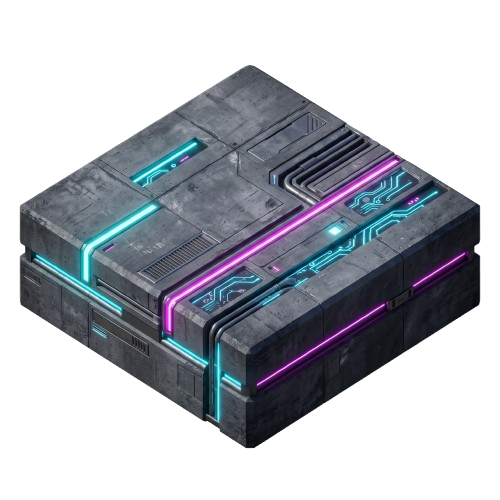
#> input picture assets/Gemini_Generated_Image_2sptt32sptt32spt-removebg-preview.png, 500 x 500 px, found by its file name
$ python build_city.py
#> lines starting #> are read from the running program, lines starting #| are printed output that depends on the picture
import os
import requests
from PIL import Image

def get_github_stats():
    username = os.environ.get("GITHUB_USERNAME", "aakarsh12333")
    # You can later replace this with actual GitHub API calls.
    # Right now, it returns mock data to trigger the building logic.
    return {"commits": 15, "prs": 2}

def build_city():
    stats = get_github_stats()

    # 1. Create the background canvas (1200x800 gives us more vertical breathing room)
    canvas_w, canvas_h = 1200, 800
    city_canvas = Image.new('RGB', (canvas_w, canvas_h), color=(15, 15, 25))

    # 2. Map your exact filenames from the assets folder
    asset_dir = "assets"
    base_path = os.path.join(asset_dir, "Gemini_Generated_Image_2sptt32sptt32spt-removebg-preview.png")
    bldg1_path = os.path.join(asset_dir, "Gemini_Generated_Image_2sptt32sptt32spt_1_-removebg-preview.png")
    bldg2_path = os.path.join(asset_dir, "Gemini_Generated_Image_2sptt32sptt32spt_2_-removebg-preview.png")

    try:
        # .convert("RGBA") is strictly required to handle transparency
        base_img = Image.open(base_path).convert("RGBA")
#> base_img is the input picture: PIL image 500x500 RGBA; mean R, G, B, A 37, 40.4, 47.3, 114
        bldg1_img = Image.open(bldg1_path).convert("RGBA")
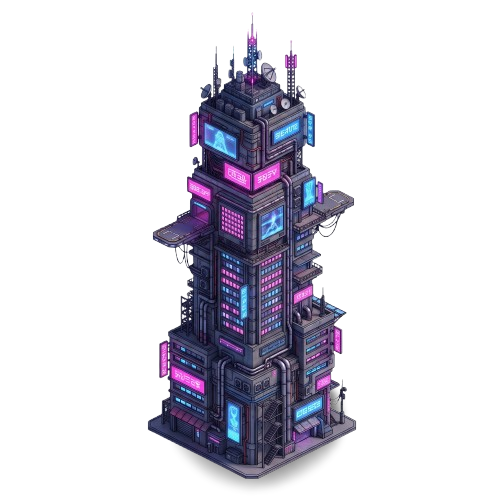
#> input picture assets/Gemini_Generated_Image_2sptt32sptt32spt_1_-removebg-preview.png, 500 x 500 px, found by its file name
#> bldg1_img is the input picture: PIL image 500x500 RGBA; mean R, G, B, A 19.3, 17.7, 26.4, 58.7
        bldg2_img = Image.open(bldg2_path).convert("RGBA")
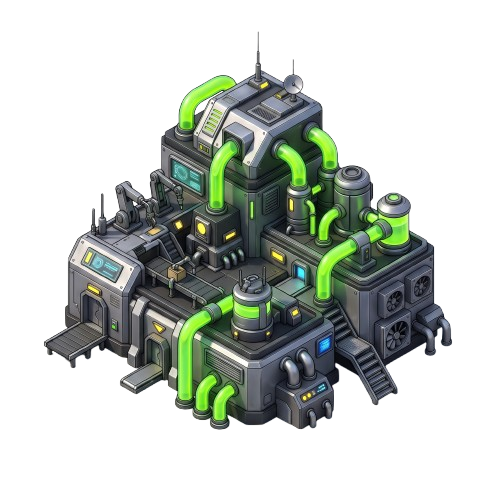
#> input picture assets/Gemini_Generated_Image_2sptt32sptt32spt_2_-removebg-preview.png, 500 x 500 px, found by its file name
#> bldg2_img is the input picture: PIL image 500x500 RGBA; mean R, G, B, A 32.3, 38.1, 32.1, 91.8
    except FileNotFoundError as e:
        print(f"Error: Missing asset file. {e}")
        return

    # 3. Resize assets down so they fit on the screen together
    target_size = (400, 400)
    base_img = base_img.resize(target_size, Image.Resampling.LANCZOS)
#> base_img: PIL image 400x400 RGBA
    bldg1_img = bldg1_img.resize(target_size, Image.Resampling.LANCZOS)
#> bldg1_img: PIL image 400x400 RGBA
    bldg2_img = bldg2_img.resize(target_size, Image.Resampling.LANCZOS)
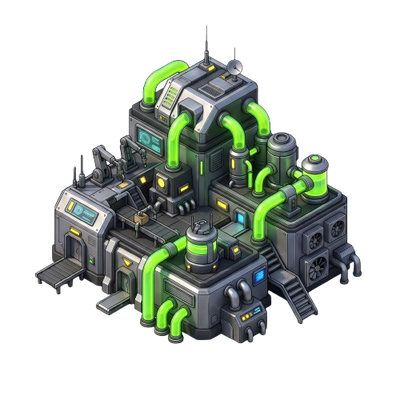
#> bldg2_img: PIL image 400x400 RGBA; mean R, G, B, A 32.5, 38.3, 32.3, 91.8; transparent parts drawn white

    # 4. Helper function to paste assets using an Alpha Mask
    def paste_asset(asset, x, y):
        # mask=asset prevents the transparent background from rendering black
#> called with x = 400, y = 400
        city_canvas.paste(asset, (x, y), mask=asset)

    # 5. Build the isometric grid layout
    # Center Base Tile
    cx, cy = 400, 400
    paste_asset(base_img, cx, cy)

    # Left Base Tile
    left_x, left_y = cx - 200, cy - 100
    paste_asset(base_img, left_x, left_y)
#> call 2 of paste_asset, with x = 200, y = 300
#> in paste_asset (call 2), `city_canvas.paste(asset, (x, y), mask=asset)`:
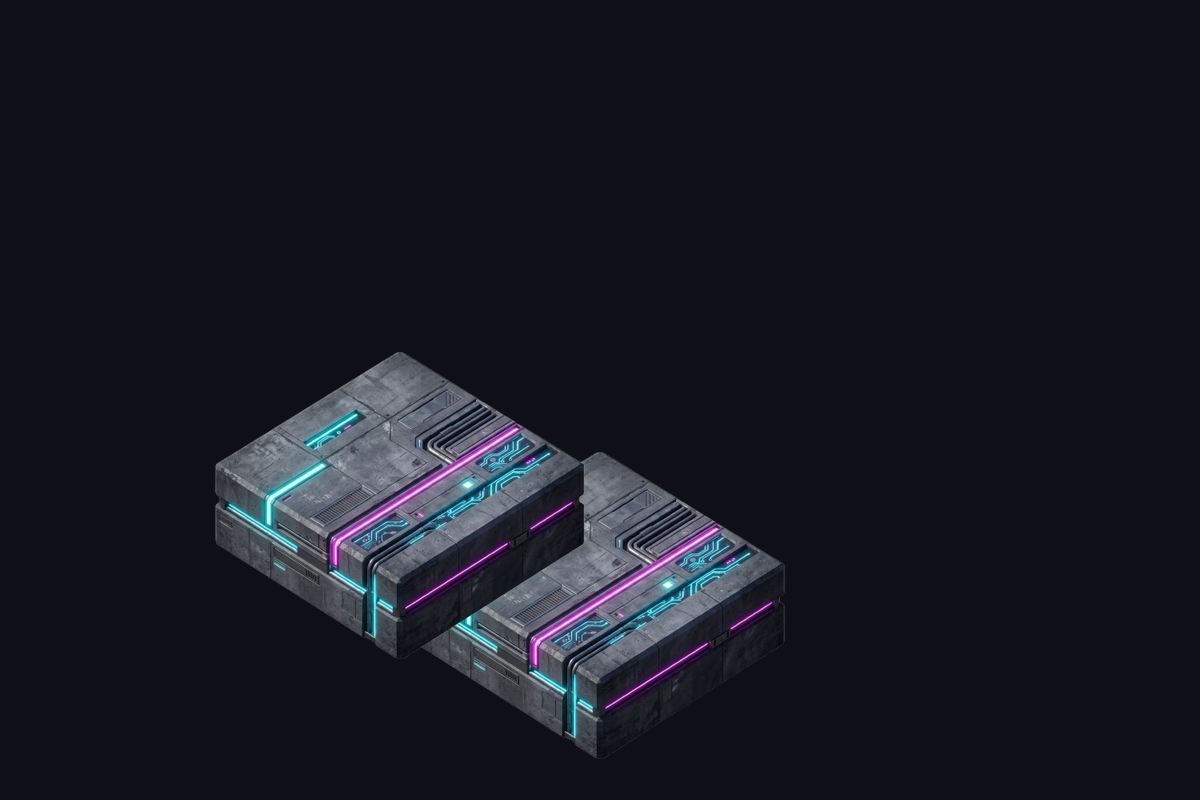
#> city_canvas: PIL image 1200x800 RGB; mean R, G, B 23.6, 24.4, 35.2

    # Right Base Tile
    right_x, right_y = cx + 200, cy - 100
    paste_asset(base_img, right_x, right_y)
#> call 3 of paste_asset, with x = 600, y = 300
#> in paste_asset (call 3), `city_canvas.paste(asset, (x, y), mask=asset)`:
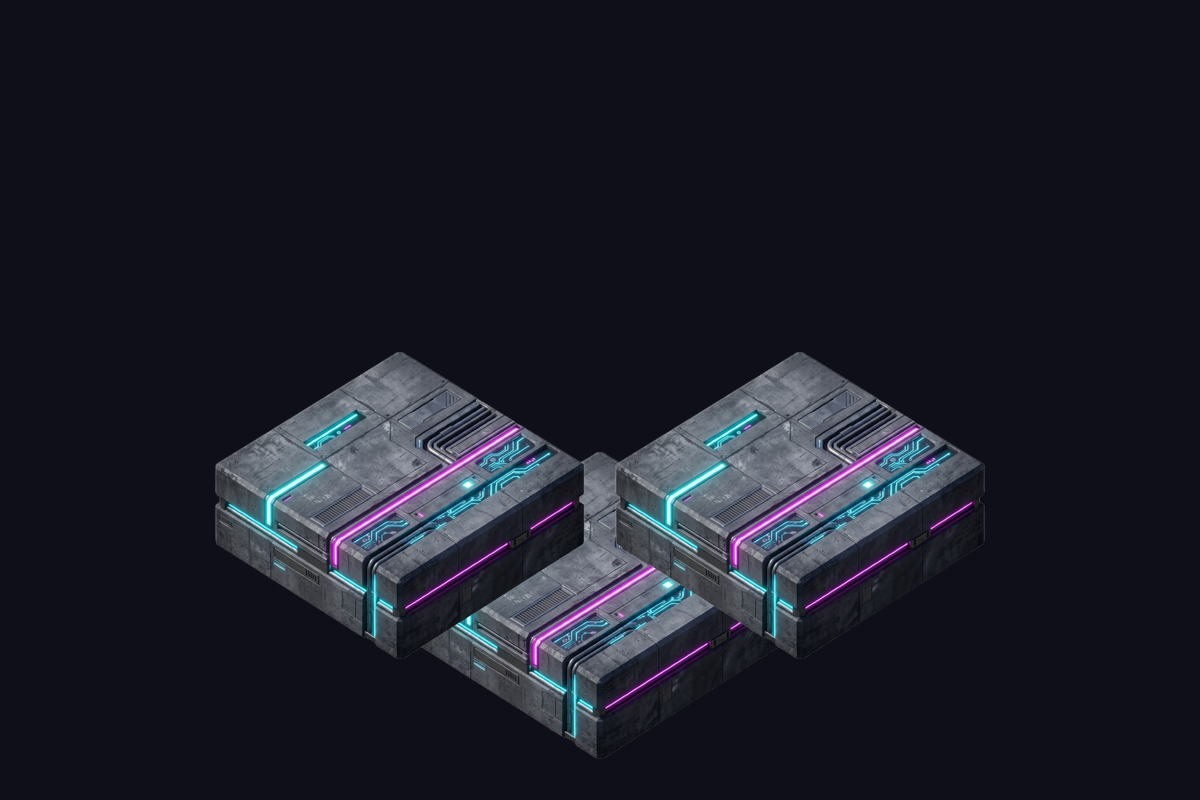
#> city_canvas: PIL image 1200x800 RGB; mean R, G, B 27.6, 28.9, 40

    # 6. Place the buildings ON TOP of the left and right tiles based on stats
    if stats["commits"] > 10:
        # Subtracting an extra 150 from Y so it sits perfectly on the tile
        paste_asset(bldg1_img, left_x, left_y - 150)
#> call 4 of paste_asset, with x = 200, y = 150
#> in paste_asset (call 4), `city_canvas.paste(asset, (x, y), mask=asset)`:
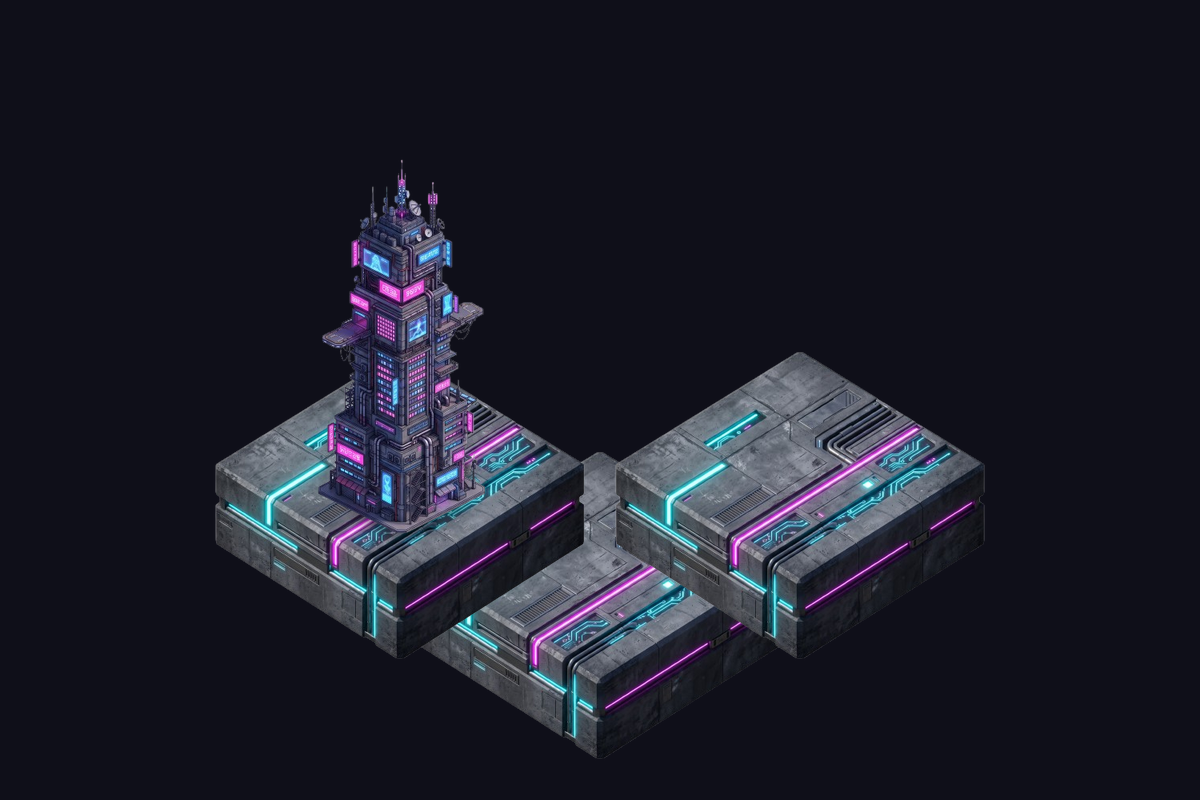
#> city_canvas: PIL image 1200x800 RGB; mean R, G, B 28.1, 29.1, 41

    if stats["prs"] > 0:
        paste_asset(bldg2_img, right_x, right_y - 150)
#> in paste_asset (call 5), `city_canvas.paste(asset, (x, y), mask=asset)`:
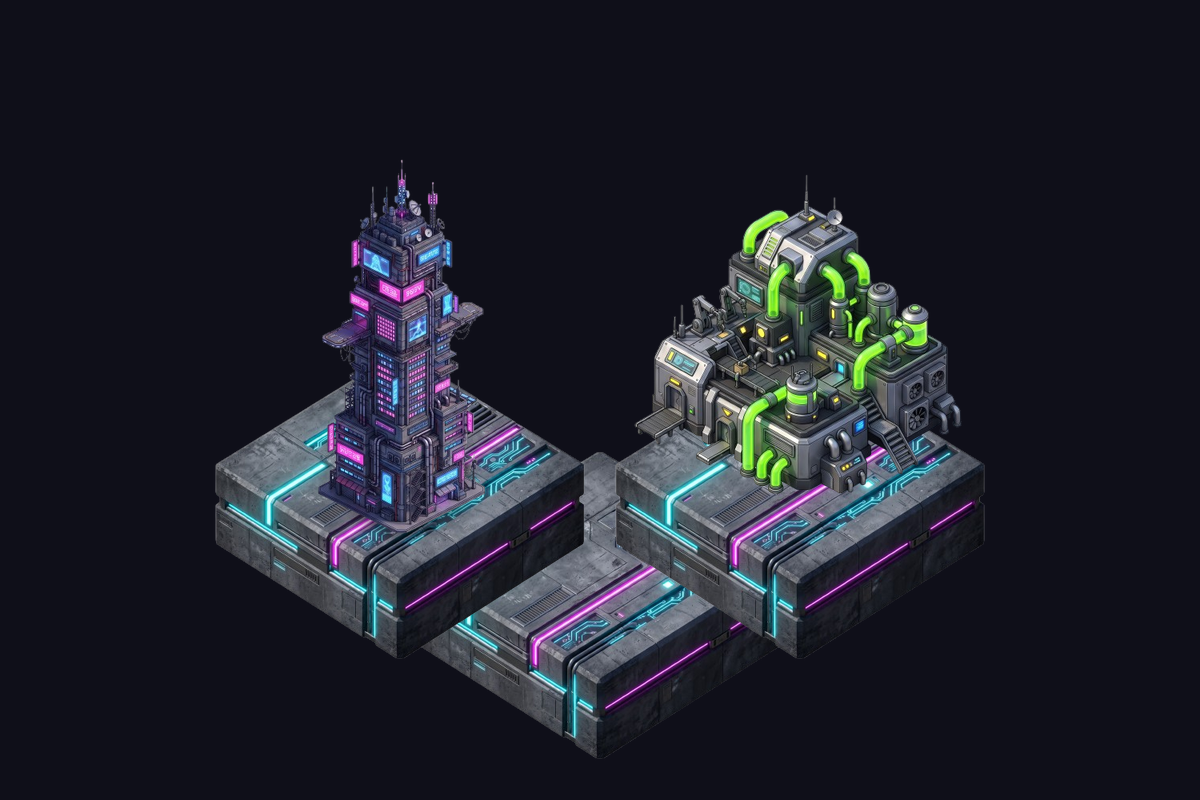
#> city_canvas: PIL image 1200x800 RGB; mean R, G, B 30.6, 32.4, 42.6

    # 7. Save the final image
    os.makedirs('dist', exist_ok=True)
    save_path = 'dist/city_render.png'
    city_canvas.save(save_path)
    print(f"City successfully rendered to {save_path}!")

if __name__ == "__main__":
    build_city()
